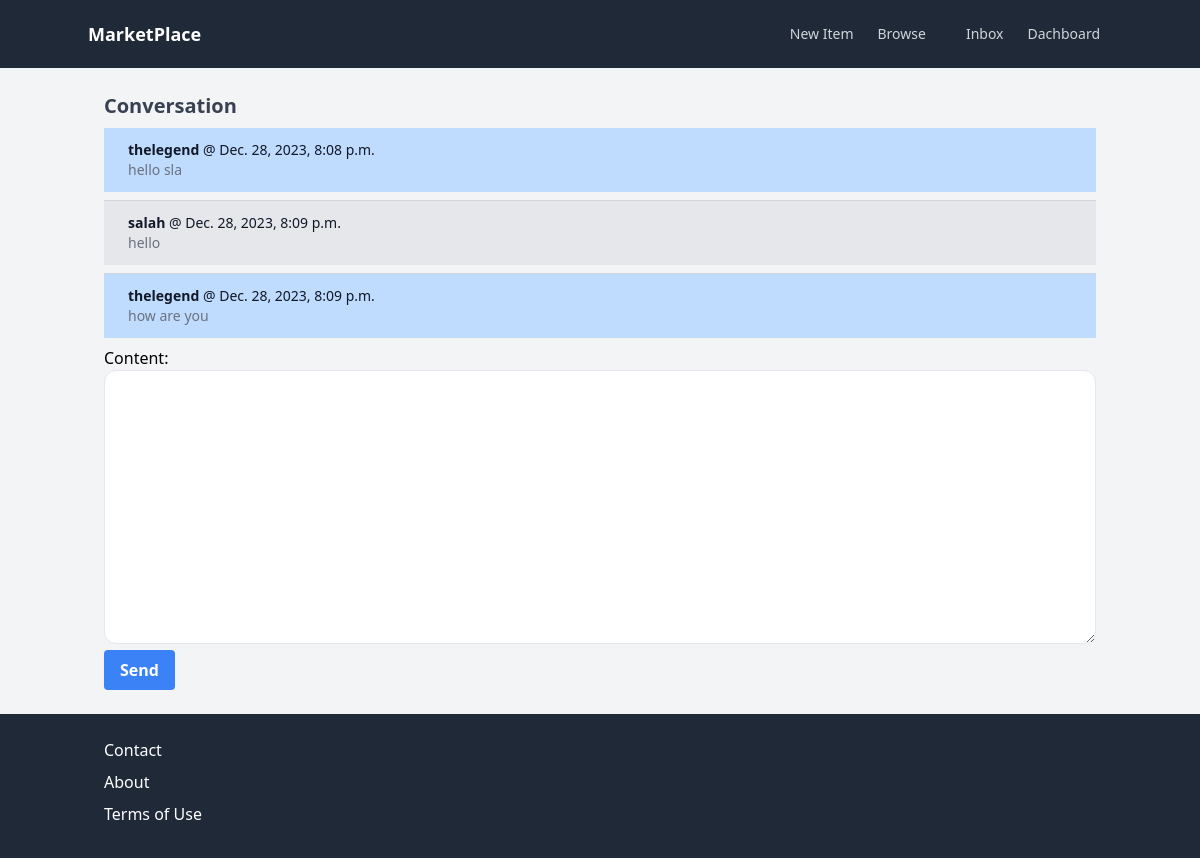
The page /inbox/2/ (signed in) on the database its author committed.
### conversation/models.py (models this page shows)
class ConversationMessage(models.Model):
    conversation = models.ForeignKey(Conversation, related_name='messages' , on_delete=models.CASCADE)
    content = models.TextField()
    created_at = models.DateTimeField(auto_now_add=True)
    created_by = models.ForeignKey(User, related_name='created_messages' , on_delete=models.CASCADE)

### conversation/views.py (the view)
# urls.py: path('<int:pk>/',views.detail, name="detail"),
@login_required
def detail(request,pk):
    conversation = Conversation.objects.filter(members__in = [request.user.id]).get(pk=pk)
    if request.method == 'POST':
        form = ConversationMessageForm(request.POST)
        if form.is_valid():
            conversation_message = form.save(commit=False)
            conversation_message.conversation = conversation
            conversation_message.created_by = request.user
            conversation_message.save()
            conversation.save()
            return redirect('conversation:detail',pk=pk)
    else:
        form = ConversationMessageForm()
    return render(request, 'conversation/detail.html', {
        'conversation':conversation,
        'form':form
    })

### conversation/forms.py
class ConversationMessageForm(forms.ModelForm):
    class Meta:
        model = ConversationMessage
        fields = ('content',)
        widgets={
            'content' : forms.Textarea(attrs={
                'class': 'w-full py-4 px-6 rounded-xl border'
            })
        }

### conversation/templates/conversation/detail.html (shortened to what this page needs)
{% extends "main/base.html" %}
{% block content %}
<div class="container mx-auto p-4">
    <h2 class="text-gray-700 text-base font-bold text-xl mb-2">Conversation</h2>
    <div class="mx-auto">
        <ul class="divide-y divide-gray-300">
            {% for message in conversation.messages.all %}
                <li class="mb-2 flex items-center p-3 {% if message.created_by == request.user %} bg-gray-200 {% else %} bg-blue-200{% endif %}">
                    <div class="ml-3">
                        <p class="text-sm font-medium text-gray-900"><strong>{{message.created_by.username}}</strong> @ {{message.created_at}}</p>
                        <p class="text-sm text-gray-500">{{message.content}}</p>
                    </div>
                </li>
            {% endfor %}
        </ul>
    </div>
    <form action="." method="POST">
        {{ form.as_p }}
            <div class="flex items-center justify-between">
                <button type="submit" class="bg-blue-500 hover:bg-blue-700 text-white font-bold py-2 px-4 rounded focus:outline-none focus:shadow-outline ">Send</button>
            </div>
        </form>
</div>
{% endblock content %}

### rows shown on the page
ConversationMessage: created_by.username "thelegend", created_at "Dec. 28, 2023, 8:08 p.m.", content "hello sla"
ConversationMessage: created_by.username "salah", created_at "Dec. 28, 2023, 8:09 p.m.", content "hello"
ConversationMessage: created_by.username "thelegend", created_at "Dec. 28, 2023, 8:09 p.m.", content "how are you"
